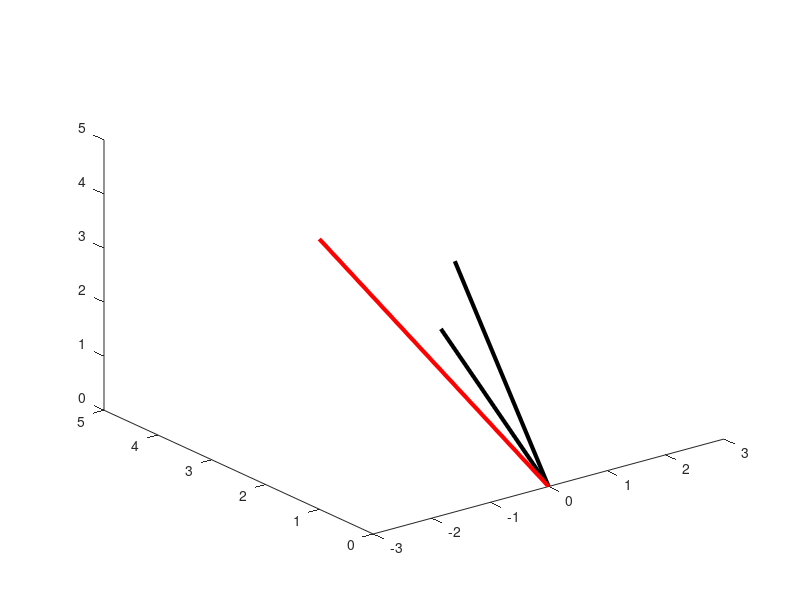

This figure's MATLAB source: (Note: this script raises an error after producing the figure.)
%%
%     COURSE: Linear algebra: theory and implementation
%    SECTION: Matrix spaces
%      VIDEO: Column space of a matrix
% Instructor: sincxpress.com
% Course url: https://www.udemy.com/course/linear-algebra-theory-and-implementation/?couponCode=202110
%
%%
clear, clc

%%

% matrix S
S = [ 3 0; 5 2; 1 2 ];

% vector v
v = [-3 1 5]';   % is in span
% v = [1 7 3]';    % is not in span 


figure(1), clf
plot3([0 S(1,1)],[0 S(2,1)],[0 S(3,1)],'k','linew',3)
hold on
plot3([0 S(1,2)],[0 S(2,2)],[0 S(3,2)],'k','linew',3)
plot3([0 v(1)],[0 v(2)],[0 v(3)],'r','linew',3)

% draw the plane spanned by S
h = ezmesh(@(s,t)S(1,1)*s+S(1,2)*t,@(s,t)S(2,1)*s+S(2,2)*t,@(s,t)S(3,1)*s+S(3,2)*t,[-1 1 -1 1 -1 1]);
set(h,'facecolor','g','cdata',ones(50),'linestyle','none')
xlabel('C_1'), ylabel('C_2'), zlabel('C_3')
title('')
axis square
grid on, rotate3d on

%% done.
